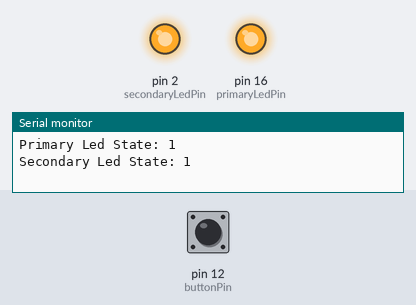
A sketch run on a simulated Arduino Uno, built with avr-gcc and run on an emulated ATmega328P. Shown: output pins drawn as LEDs (lit = HIGH), the last lines printed to the serial monitor. The test bench sets the inputs (shaded band); at power-on: pin 12 (buttonPin) HIGH.

Above: at 0.1 s.
At 5.1 s:
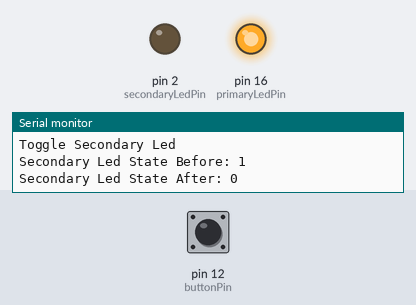
Timing chart, 0 to 6.6 s (numbered marks = the images above):
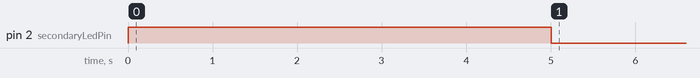

Measured:
- by itself, pin 2 (secondaryLedPin): HIGH → LOW at 5.0 s

The sketch:

TouchSensorTest.ino
```cpp
/*  TouchSensorTest.ino
    December 2020
    Christopher Datsikas

    Use this to test your touch sensor. Code based in part from:
    ArduinoGetStarted.com
    https://arduinogetstarted.com/tutorials/arduino-button-long-press-short-press

   Hardware
    - NodeMCU
    - AT42QT1070 Capacitive Touch

*/

// Pin assignments
const int buttonPin = 12;    // D6 NodeMCU - the number of the input pin from the large button
const int primaryLedPin = 16;             // the number of the output pin - onboard LED for debugging
const int secondaryLedPin = 2;             // the number of the output pin - onboard LED for debugging

// Variables for LED State
boolean primaryLedState = HIGH; // if nodeMCU LED is on or off
boolean secondaryLedState = HIGH; // if ESP8266 LED is on or off

// Variables for touch sensor tracking
int lastState = LOW;  // the previous state from the input pin
int currentState;     // the current reading from the input pin
unsigned long pressedTime  = 0;
unsigned long releasedTime = 0;
bool isPressing = false;
bool isLongDetected = false;
const long DEBOUNCE = 20;   // the debounce time, increase if the output flickers
const long LONG_PRESS_TIME = 6000;

void setup() {
  // Debug console
  Serial.begin(115200);

  // initialize capacitive touch buttons
  pinMode(buttonPin, INPUT);

  // initialize NodeMCU debug onboard LEDs
  primaryLedState = HIGH;
  pinMode(primaryLedPin, OUTPUT);      // Onboard LED is active LOW
  digitalWrite(primaryLedPin, primaryLedState);
  Serial.print("Primary Led State: "); Serial.println(primaryLedState);

  // initilize ESP Debug onboard LED
  secondaryLedState = HIGH;
  pinMode(secondaryLedPin, OUTPUT);      // Onboard LED is active LOW
  digitalWrite(secondaryLedPin, secondaryLedState);
  Serial.print("Secondary Led State: "); Serial.println(secondaryLedState);

  delay(5000);

  Serial.println("Setup Complete");
}

void loop() {

  // continuously polls the capacitive sensor - active low
  currentState = digitalRead(buttonPin);
  if (lastState == HIGH && currentState == LOW) {       // button is pressed
    pressedTime = millis();
    isPressing = true;
    isLongDetected = false;
  } else if (lastState == LOW && currentState == HIGH) { // button is released
    isPressing = false;
    releasedTime = millis();
    Serial.println(pressedTime); Serial.println(releasedTime); Serial.println(LONG_PRESS_TIME);

    // button is released within certain duration range
    long pressDuration = releasedTime - pressedTime;
    if (pressDuration > DEBOUNCE && pressDuration < LONG_PRESS_TIME) {
      Serial.println("A short press is detected");
      toggleSecondaryLed();
    }
  }

  // button has been pressed for a long time
  if (isPressing == true && isLongDetected == false) {
    if (millis() - pressedTime >= LONG_PRESS_TIME) {
      Serial.println("A long press is detected");
      togglePrimaryLed();
      isLongDetected = true;
    }
  }

  // save the the last state
  lastState = currentState;
}


void togglePrimaryLed() {
  Serial.println("Toggle Primary Led");
  Serial.print("Primary Led State Before: ");
  Serial.println(primaryLedState);
  primaryLedState = !primaryLedState;
  digitalWrite(primaryLedPin, primaryLedState);
  Serial.print("Primary Led State After: ");
  Serial.println(primaryLedState);
}

void toggleSecondaryLed() {
  Serial.println("Toggle Secondary Led");
  Serial.print("Secondary Led State Before: ");
  Serial.println(secondaryLedState);
  secondaryLedState = !secondaryLedState;
  digitalWrite(secondaryLedPin, secondaryLedState);
  Serial.print("Secondary Led State After: ");
  Serial.println(secondaryLedState);
}
```
